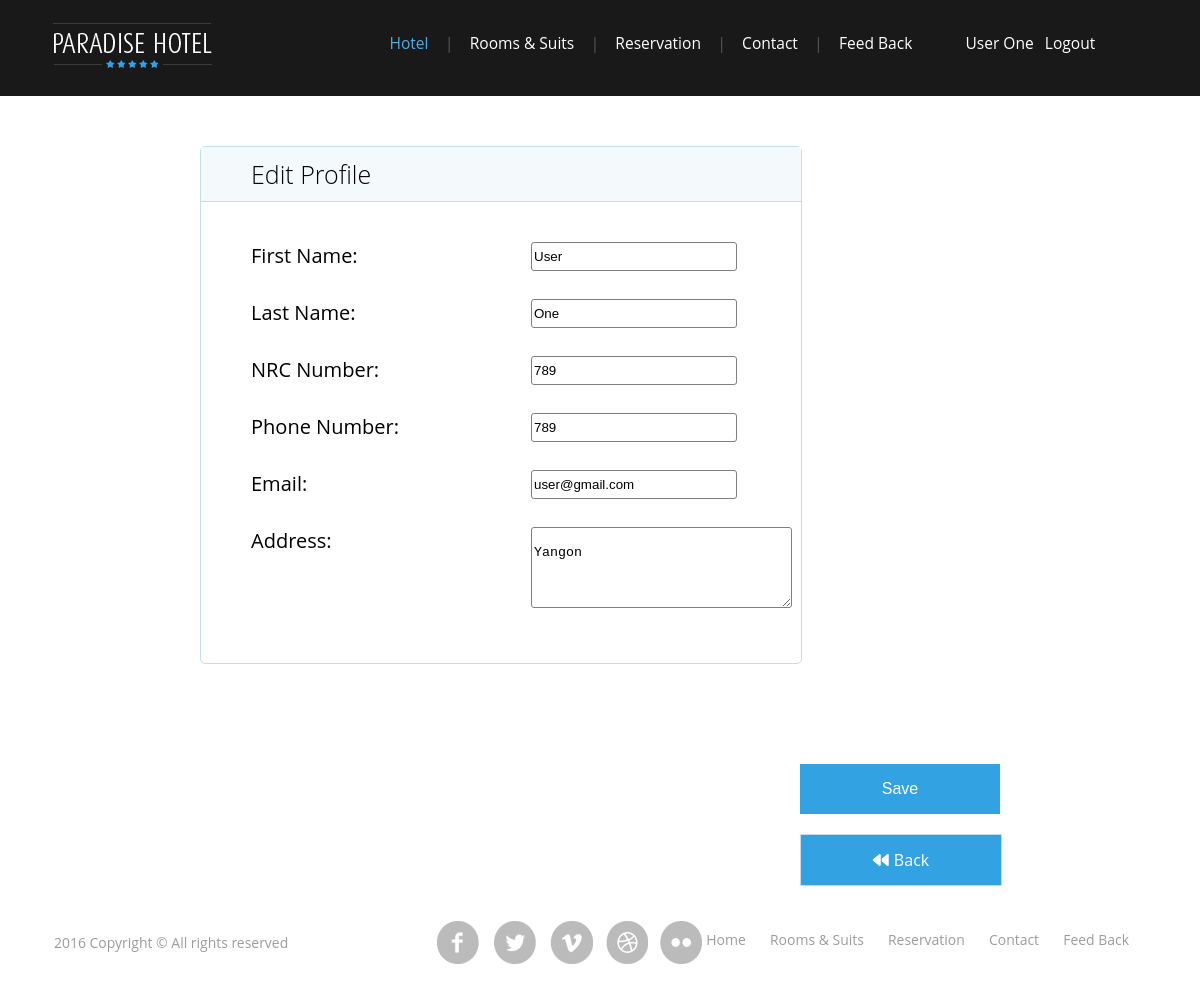
Screenshot of /src/user_profile_edit.php (signed in) with the database file from the repository.
### tables this page shows
CREATE TABLE IF NOT EXISTS `user` (
  `id` int(11) NOT NULL AUTO_INCREMENT,
  `first_name` varchar(50) NOT NULL,
  `last_name` varchar(50) NOT NULL,
  `nrc_no` varchar(30) NOT NULL,
  `phone_no` int(11) NOT NULL,
  `email` varchar(50) NOT NULL,
  `address` text NOT NULL,
  `password` varchar(50) NOT NULL,
  `confirm_password` varchar(50) NOT NULL,
  `status` int(11) NOT NULL DEFAULT '0',
  `created` date NOT NULL,
  PRIMARY KEY (`id`)
);

### src/user_profile_edit.php (the view, shortened to what this page needs)
<?php
	include ("db_connect.php");
	include '../header.php';
	$userid = $_SESSION["userid"];
	$select_user = "SELECT * FROM user WHERE id = '$userid'";
	$result = mysqli_query($con,$select_user);
 ?>
 <!DOCTYPE html>
 <html lang="en">
 <head>
 	<link rel="stylesheet" href="../css/admin.css">
 </head>
 <body>
 	<div id="profile_main">
 		<form action="user_profile_edit.php" method="POST">
 		<div id="profile_wrapper">
 			<header>
 				<h2>Edit Profile</h2>
 			</header>
 			<?php while($row = mysqli_fetch_array($result)): ?>
 				<div class="profile_form_wrap">
 					<label for="" class="profile_label">First Name:</label>
 					<div class="profile_h3">
 						<input required type="text" name="first_name" value="<?php echo $row['first_name']; ?>">
 					</div>
 				</div>
 				<div class="profile_form_wrap">
 					<label for="" class="profile_label">Last Name:</label>
 					<div class="profile_h3">
 						<input required type="text" name="last_name" value="<?php echo $row['last_name']; ?>">
 					</div>
 				</div>
 				<div class="profile_form_wrap">
 					<label for="" class="profile_label">NRC Number:</label>
 					<div class="profile_h3">
 						<input required type="text" name="nrc_no" value="<?php echo $row['nrc_no']; ?>">
 					</div>
 				</div>
 				<div class="profile_form_wrap">
 					<label for="" class="profile_label">Phone Number:</label>
 					<div class="profile_h3">
 						<input required type="text" name="phone_no" value="<?php echo $row['phone_no']; ?>">
 					</div>
 				</div>
 				<div class="profile_form_wrap">
 					<label for="" class="profile_label">Email:</label>
 					<div class="profile_h3">
 						<input required type="email" name="email" value="<?php echo $row['email']; ?>">
 					</div>
 				</div>
 				<div class="profile_form_wrap">
 					<label for="" class="profile_label">Address:</label>
 					<div class="profile_h3">
 						<textarea name="address" id="" cols="30" rows="5">
 							<?php echo $row['address']; ?>
 						</textarea>
 					</div>
 				</div>
 			<?php endwhile; ?>
 		</div>
 		<div class="profile_edit_btn">
 			<input type="submit" name="profile_update" value="Save" class="profile_update" style="margin-bottom:20px;">
 			<a href="user_profile.php">
 				<i class="fa fa-backward"></i>Back
 			</a>
 		</div>
 		</form>
 	</div>
 </body>
 </html>
 <?php include '../footer.php'; ?>

### css/style.css (style rules this page uses)
html,body,div,span,applet,object,iframe,h1,h2,h3,h4,h5,h6,p,blockquote,pre,a,abbr,acronym,address,big,cite,code,del,dfn,em,img,ins,kbd,q,s,samp,small,strike,strong,sub,sup,tt,var,b,u,i,dl,dt,dd,ol,nav ul,nav li,fieldset,form,label,legend,table,caption,tbody,tfoot,thead,tr,th,td,article,aside,canvas,details,embed,figure,figcaption,footer,header,hgroup,menu,nav,output,ruby,section,summary,time,mark,audio,video { margin:0;padding:0;border:0;font-size:100%;font:inherit;vertical-align:baseline; }
article, aside, details, figcaption, figure,footer, header, hgroup, menu, nav, section { display: block; }
a { text-decoration:none; }
body { font-family: 'Open Sans', sans-serif; background:#ffffff; font-size: 100%; }

### css/admin.css (style rules this page uses)
form { width: 550px; margin: 0 auto; }
#profile_main { width: 100%; }
#profile_wrapper { width: 50%; margin: 50px 0px 50px 200px; border: 1px solid #c3ddec; border-radius: 5px; padding-bottom: 50px; float: left; }
#profile_wrapper header { width: 100%; margin-bottom: 40px; padding-top: 10px; padding-bottom: 10px; border-bottom: 1px solid #c3ddec; background-color: #F4F9FB; }
#profile_wrapper h2 { font-size: 25px; font-weight: 100; padding-left: 50px; }
.profile_form_wrap { width: 600px; margin-bottom: 30px; display: block; padding-left: 50px; }
.profile_label { width: 100px; font-size: 20px; }
.profile_h3 { width: 200px; display: block; float: right; margin-right: 120px; }
.profile_h3 input { width: 200px; height: 25px; border: 1px solid grey; border-radius: 3px; }
.profile_h3 textarea { border: 1px solid grey; border-radius: 3px; resize:vertical; max-height: 150px; }
.profile_edit_btn { width: 200px; float: right; margin-top: 50px; margin-right: 200px; }
.profile_edit_btn a { display: block; width: 100%; line-height: 50px; border: 1px solid #c3ddec; margin-bottom: 20px; text-align: center; background: #32A2E3; color: #FFF; }
.profile_edit_btn i { margin-right: 5px; }
#profile_main form { width: 100%; }
#profile_main input[type="submit"] { text-transform: capitalize; width: 100% !important; height: 50px; background: #32A2E3; color: #FFF; padding: 8px; border: none; font-size: 1em; transition: 0.5s all; -webkit-transition: 0.5s all; -moz-transition: 0.5s all; -o-transition: 0.5s all; outline: none; cursor: pointer; }

### rows the page displays
user: first_name "User", last_name "One", nrc_no "789", phone_no "789", email "user@gmail.com", address "Yangon"

### other values shown
$_SESSION['userName'] "User One"
